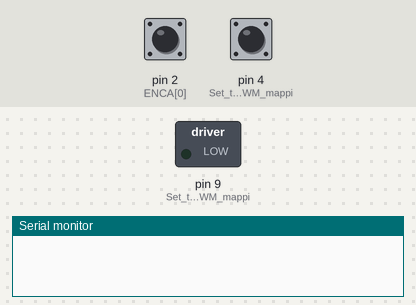
Simulated run of this sketch. Board: Arduino Uno, built with avr-gcc and run on an emulated ATmega328P. Parts: switched loads named in the sketch (green lamp = pin HIGH), the last lines printed to the serial monitor. Inputs (shaded band) come from the test bench; at power-on: pin 4 (Set_the_pin_for_PWM_mappi) LOW, pin 2 (ENCA[0]) HIGH.

Above: at 1.2 s.
1.3 s: pin 4 (Set_the_pin_for_PWM_mappi) pulsed HIGH 5 times (0.12 s each, 0.3 s apart)
At 2.9 s:
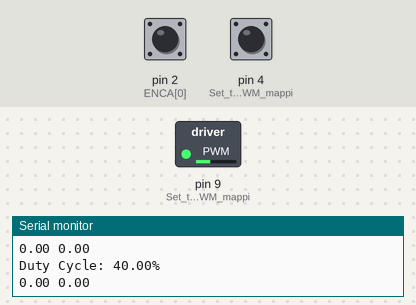
Timing chart, 0 to 6.0 s (numbered marks = the images above; inputs shaded):
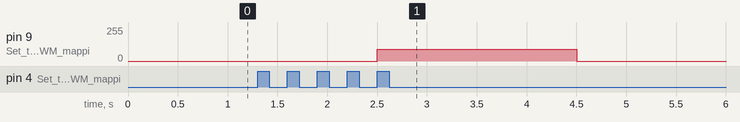

The sketch:

Frequency_Analyzer.ino
```cpp
// Define libraries
#include <math.h>
#include <Wire.h>
#include <Adafruit_PWMServoDriver.h>
#include "pwm_map.h"
#include "serial.h"
#include "filter.h"
#include "PID.h"
#include "initialization.h"
#include "motor.h"
#include "motion.h"

// Define encoder pulses per revolution
#define pulsePerRev 11

// Define gear ratio
#define gearRatio 103
#define wheelRadius 0.1  // Assuming wheel radius of 0.1m

// Define wheel RPM limit
#define rpmLimit 20

// Define Axle track and wheelbase
const float axleTrack = 1.2;
const float wheelBase = 1;

// Define number of motors
const int NMOTORS = 1;

// Define encoder pins
const int ENCA[] = { 2 };
const int ENCB[] = { 3 };

// Define forward/reverse level pwm pins
const int RPWM[] = { 0 };
const int LPWM[] = { 1 };

// For demo motor driver only
const int IN1[] = { 1 };  // Motor driver direction pin
const int IN2[] = { 2 };  // Motor driver direction pin

// Global variables
volatile bool state = true;
volatile int pos_i[NMOTORS];
volatile int posPrev[NMOTORS];
volatile float velocity[NMOTORS];
volatile float rpm[NMOTORS];
volatile float rpmFilt[NMOTORS];
volatile float motorVelocity[NMOTORS];
volatile float motorTargetV[NMOTORS];
volatile float deltaT;
volatile float targetDistance = 0.0;
volatile float motorTargetPos[] = { 0, 0, 0, 0, 0, 0 };

// Initialize serial input
int SerialInput = 0;

// Declare an array of filters, one for each motor
LowPassFilter filter[NMOTORS];

// Initialize an array of PIDController for motor distance control
PIDController PID_distance[NMOTORS] = {
  PIDController(70, 0, 0),  // PID for motor0
                            /*
    PIDController(0.07, 0.01, 0.03), // PID for motor1
    */
};

// Initialize an array of PIDController for motor velocity control
PIDController PID_velocity[NMOTORS] = {
  PIDController(450, 350, 20),  // PID for motor0
                                /*
    PIDController(450, 350, 20), // PID for motor1
    */
};

void setup() {
  initialization();
  attachInterrupt(digitalPinToInterrupt(ENCA[0]), readEncoder<0>, RISING);  // Attach interrupt for encoders of each wheel
}

void loop() {
  // Get deltaT from the function
  calculateDeltaTime();

  // Map the pwm input, just for the demo setup
  pwm_map();

  // calculate the velocity for each motor
  calculatevelocity(deltaT);

  // Drive the motors
  driveMotors(state);

  // Debugging output
  Serial.print(rpm[0]);
  Serial.print(" ");
  Serial.print(rpmFilt[0]);
  Serial.println();
  //delay(1);
}

template<int j>
void readEncoder() {
  int b = digitalRead(ENCB[j]);  // Read encoder B when ENCA rises
  pos_i[j] += (b > 0) ? 1 : -1;  // Increment or decrement the position count based on the state of encoder pin B
}

float convertDistanceToCounts(float distance) {
  // Convert the target distance to encoder counts
  return distance / (wheelRadius * 2 * 3.14) * pulsePerRev * gearRatio;
}

float convertCountsToDistance(long counts) {
  // Calculate the distance based on encoder counts
  return (float)counts / (pulsePerRev * gearRatio) * (wheelRadius * 2 * M_PI);
}

void calculatevelocity(float deltaT) {
  int pos[NMOTORS];  // Temporary array to store current positions for each motor
  // Ensure atomic access to pos_i array to prevent data corruption
  noInterrupts();  // disable interrupts temporarily while reading
  for (int k = 0; k < NMOTORS; k++) {
    pos[k] = pos_i[k];  // Copy the current position from the shared pos_i array
  }
  interrupts();  // turn interrupts back on
  // Compute the velocity for each motor
  for (int k = 0; k < NMOTORS; k++) {
    velocity[k] = (pos[k] - posPrev[k]) / deltaT;           // Calculate the velocity as the difference in position divided by the time interval
    posPrev[k] = pos[k];                                    // Update the previous position for the next calculation
    rpm[k] = velocity[k] / pulsePerRev / gearRatio * 60.0;  // Convert count/s to RPM
    rpmFilt[k] = filter[k].update(rpm[k]);                  // Update the filtered RPM value using the low pass filter
  }
}

void driveMotors(bool state) {
  for (int k = 0; k < NMOTORS; k++) {
    if (state == true) {
      // Convert target distance to motor target speed
      //motorTargetV[k] = constrain(PID_distance[k].calculate(motorTargetPos[k], convertCountsToDistance(pos_i[k]), deltaT), -rpmLimit, rpmLimit);
      // PID control for motor speed
      // motorVelocity[k] = PID_velocity[0].calculate(motorTargetV[k], rpmFilt[k], deltaT);
      motorVelocity[k] = 4095;
    } else if (state == false) {
      motorVelocity[k] = 0;
    }
    // Set the motor velocity
    setMotor(motorVelocity, NMOTORS);
  }
}
```

PID.h
```cpp
#ifndef _PID_H
#define _PID_H

class PIDController {
public:
  PIDController(float kp, float ki, float kd, float integral_max = 30.0) {
    this->kp = kp;
    this->ki = ki;
    this->kd = kd;
    this->integral_max = integral_max;  // Maximum value for integral term
    integral = 0.0;
    previous_error = 0.0;
  }

  float calculate(float setpoint, float measured_value, float dt) {
    // Calculate error
    float error = setpoint - measured_value;

    // Proportional term
    float P_out = kp * error;

    // Integral term
    integral += error * dt;
    // Clamp the integral term to prevent windup
    if (integral > integral_max) {
      integral = integral_max;
    } else if (integral < -integral_max) {
      integral = -integral_max;
    }
    float I_out = ki * integral;

    // Derivative term
    float derivative = (error - previous_error) / dt;
    float D_out = kd * derivative;

    // Calculate total output
    float output = P_out + I_out + D_out;

    // Remember some variables for next time
    previous_error = error;

    return output;
  }

private:
  float kp;  // Proportional gain
  float ki;  // Integral gain
  float kd;  // Derivative gain
  float integral;
  float integral_max;  // Max value for integral to prevent windup
  float previous_error;
};

#endif
```

filter.h
```cpp
#ifndef _FILTER_H
#define _FILTER_H

class LowPassFilter {
public:
  LowPassFilter() {
    vPrev = 0.0;
    vFilt = 0.0;
  }

  float update(float v) {
    vFilt = 0.854 * vFilt + 0.0728 * v + 0.0728 * vPrev;
    vPrev = v;
    return vFilt;
  }

private:
  float vPrev;  // Previous input value
  float vFilt;  // Filtered output
};


#endif
```

initialization.h
```cpp
#ifndef _INIT_H
#define _INIT_H

// Declare external variables for global access across different files
extern const int NMOTORS;  // Number of motors in the system
extern const int ENCA[];   // Array of pins for encoder A for each motor
extern const int ENCB[];   // Array of pins for encoder B for each motor
extern volatile float deltaT;

// Create an instance of the Adafruit PWM servo driver
Adafruit_PWMServoDriver pwm = Adafruit_PWMServoDriver();

void setupEncoders();

// Function to initialize system components
void initialization(void) {
  pwm_map_innit();  // Initialize the PWM map
  serial_innit();   // Initialize serial communication

  pwm.begin();                           // Start communication with PCA9685 PWM driver
  pwm.setOscillatorFrequency(27000000);  // Set the onboard oscillator of PCA9685 to 27 MHz
  pwm.setPWMFreq(1600);                  // Set the PWM frequency to 1.6 kHz, the maximum value for PCA9685
  setupEncoders();
}

// Function to setup encoders for all motors
void setupEncoders() {
  // Loop through all motors based on NMOTORS
  for (int k = 0; k < NMOTORS; k++) {
    // Set the encoder pins as input
    pinMode(ENCA[k], INPUT);  // Setup pin for encoder A of motor k
    pinMode(ENCB[k], INPUT);  // Setup pin for encoder B of motor k
  }
}

float calculateDeltaTime() {
  static unsigned long prevT = 0;                   // Static variable to hold time of the last call
  unsigned long currT = micros();                   // Get the current time
  deltaT = ((float)(currT - prevT)) / 1.0e6;  // Calculate the time difference in seconds
  prevT = currT;                                    // Update prevT for the next call
}

#endif
```

motion.h
```cpp
#ifndef _MOTION_H
#define _MOTION_H

#include <math.h>

extern volatile float motorTargetPos[];

extern const int NMOTORS;
extern const float axleTrack;
extern const float wheelBase;

void moveStraight(float distance) {
  for (int i = 0; i < NMOTORS; i++) {
    // new tareget = old target + position change
    motorTargetPos[i] = motorTargetPos[i] + distance;
  }
}

void turnByRadius(int angle, float radius) {
  // Constants for the geometric calculations
  float rightInnerRadius = radius - axleTrack / 2;
  float rightOuterRadius = radius + axleTrack / 2;
  float turnArcRightInner = angle * DEG_TO_RAD * rightInnerRadius;
  float turnArcRightOuter = angle * DEG_TO_RAD * sqrt(pow(rightInnerRadius, 2) + pow(wheelBase / 2, 2));
  float turnArcLeftInner = angle * DEG_TO_RAD * rightOuterRadius;
  float turnArcLeftOuter = angle * DEG_TO_RAD * sqrt(pow(rightOuterRadius, 2) + pow(wheelBase / 2, 2));

  // Update motor positions based on the turn direction
  if (angle > 0) {
    // Right turn
    motorTargetPos[3] = motorTargetPos[3] + turnArcRightOuter;
    motorTargetPos[4] = motorTargetPos[4] + turnArcRightInner;
    motorTargetPos[5] = motorTargetPos[5] + turnArcRightOuter;
    motorTargetPos[0] = motorTargetPos[0] + turnArcLeftOuter;
    motorTargetPos[1] = motorTargetPos[1] + turnArcLeftInner;
    motorTargetPos[2] = motorTargetPos[2] + turnArcLeftOuter;
  } else if (angle < 0) {
    // Left turn
    motorTargetPos[3] = motorTargetPos[3] + turnArcLeftOuter;
    motorTargetPos[4] = motorTargetPos[4] + turnArcLeftInner;
    motorTargetPos[5] = motorTargetPos[5] + turnArcLeftOuter;
    motorTargetPos[0] = motorTargetPos[0] + turnArcRightOuter;
    motorTargetPos[1] = motorTargetPos[1] + turnArcRightInner;
    motorTargetPos[2] = motorTargetPos[2] + turnArcRightOuter;
  }
}

#endif
```

motor.h
```cpp
#ifndef _MOTOR_H
#define _MOTOR_H

// Declare external variables for global access across different files
extern const int NMOTORS;  // Number of motors in the system
extern const int RPWM[];
extern const int LPWM[];
extern const int IN1[];
extern const int IN2[];

// for demo setup
void setMotor(volatile float motorVelocity[], int numMotors) {
  for (int k = 0; k < numMotors; k++) {
    // Determine direction based on the sign of motorVelocity
    int dir = (motorVelocity[k] > 0) ? 1 : (motorVelocity[k] < 0) ? -1 : 0;
    int absPwmVal = abs(motorVelocity[k]);

    if (dir == 1) {
      // Turn one way
      pwm.setPWM(RPWM[k], 0, min(absPwmVal, 4095));
      pwm.setPin(IN1[k], 0, 0);
      pwm.setPin(IN2[k], 0, 4096);
    } else if (dir == -1) {
      // Turn the other way
      pwm.setPWM(RPWM[k], 0, min(absPwmVal, 4095));
      pwm.setPin(IN1[k], 0, 4096);
      pwm.setPin(IN2[k], 0, 0);
    } else {
      // Or don't turn
      pwm.setPin(IN1[k], 0, 0);
      pwm.setPin(IN2[k], 0, 0);
    }
  }
}

/*
void setMotor(volatile float motorVelocity[], int numMotors) {
  for (int k = 0; k < numMotors; k++) {
    // Determine direction based on the sign of motorVelocity
    int dir = (motorVelocity[k] > 0) ? 1 : (motorVelocity[k] < 0) ? -1 : 0;
    int absPwmVal = abs(motorVelocity[k]);

    if (dir == 1) {
      // Turn one way
      pwm.setPWM(RPWM[k], 0, min(absPwmVal, 4096));
    } else if (dir == -1) {
      // Turn the other way
      pwm.setPWM(LPWM[k], 0, min(absPwmVal, 4096));
    } else {
      // Or don't turn
      pwm.setPWM(RPWM[k], 0, 0);
      pwm.setPWM(LPWM[k], 0, 0);
    }
  }
}
*/

#endif
```

pwm_map.h
```cpp
#ifndef _PWM_MAP_H
#define _PWM_MAP_H

void pwm_map_innit() {
  pinMode(4, INPUT);   // Set the pin for PWM mapping input
  pinMode(9, OUTPUT);  // Set the pin for PWM mapping input
}

void pwm_map() {

  unsigned long highPulse = pulseIn(4, HIGH);
  unsigned long lowPulse = pulseIn(4, LOW);
  unsigned long period = highPulse + lowPulse;
  double dutyCycle = (double(highPulse) / period) * 100;

  analogWrite(9, 2.25 * dutyCycle);  // Map duty cycle to analogWrite value

  // Print the results
  Serial.print("Duty Cycle: ");
  Serial.print(dutyCycle);
  Serial.println("%");
}

#endif
```

serial.h
```cpp
#ifndef _SERIAL_H
#define _SERIAL_H

#include "motion.h"

extern volatile bool state;

void serial_innit() {
  Serial.begin(115200);  // Start serial for output
}

void serial_input() {
  if (Serial.available() > 0) {
    String command = Serial.readStringUntil('\n');  // Read the entire string until newline
    command.trim();                                 // Remove any leading/trailing whitespace

    float commandDistance = 0.0;
    float commandAngle = 0.0;
    float commandRadius = 0.0;
    bool validCommand = false;

    if (command.equals("stop")) {
      state = false;  // Set state to false
      Serial.println("Rover stopped.");
      validCommand = true;
    } else if (command.equals("resume")) {
      state = true;  // Set state to true
      Serial.println("Rover Resumed.");
      validCommand = true;
    } else if (command.startsWith("move")) {
      // Extract distance value for moving straight command
      commandDistance = command.substring(5).toFloat();  // Skip "move "
      moveStraight(commandDistance);
      validCommand = true;
    } else if (command.startsWith("turn")) {
      // Expected command format: "turn angle radius"
      int firstSpaceIndex = command.indexOf(' ');
      int secondSpaceIndex = command.indexOf(' ', firstSpaceIndex + 1);

      if (firstSpaceIndex != -1 && secondSpaceIndex != -1) {
        commandAngle = command.substring(firstSpaceIndex + 1, secondSpaceIndex).toFloat();
        commandRadius = command.substring(secondSpaceIndex + 1).toFloat();

        if (commandRadius > 0) {
          turnByRadius(commandAngle, commandRadius);
          validCommand = true;
        } else {
          Serial.println("Invalid radius. Please enter a positive number for radius.");
        }
      } else {
        Serial.println("Invalid turn command format. Please use 'turn angle radius'");
      }
    }

    if (!validCommand) {
      // Invalid command entered
      Serial.println("Invalid command. Please enter 'move' followed by distance or 'turn' followed by angle and radius");
    }
  }
}

#endif
```

Measured:
- after the input at 1.3 s, pin 9 (Set_the_pin_for_PWM_mappi): 0/255 → 90/255 after 1.2 s, → 0/255 2.0 s later
